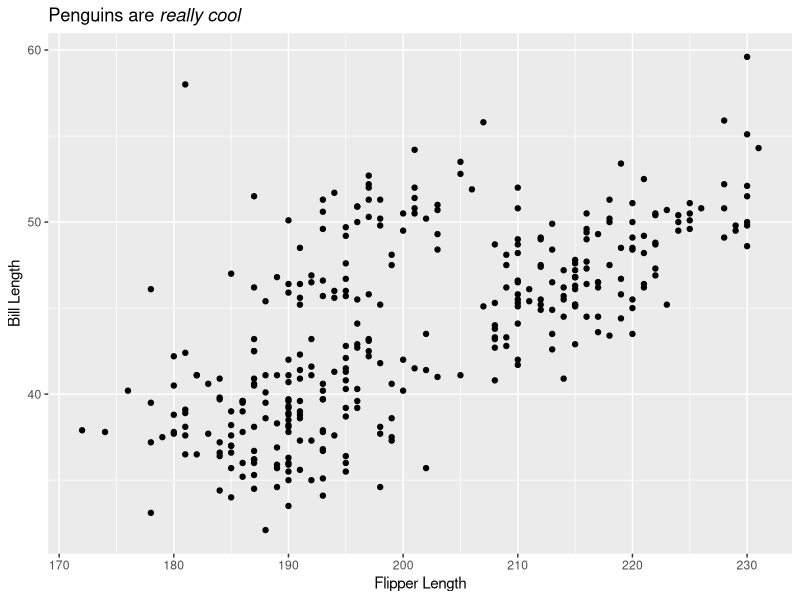

The R script that drew this image:
library(tidyverse)
library(palmerpenguins)
library(ggtext)

ggplot(data = penguins,
       aes(x = flipper_length_mm,
           y = bill_length_mm)) +
  geom_point() +
  labs(title = "Penguins are *really cool*",
       x = "Flipper Length",
       y = "Bill Length") +
  theme(plot.title = element_markdown())

# new text
# More new text
# More change